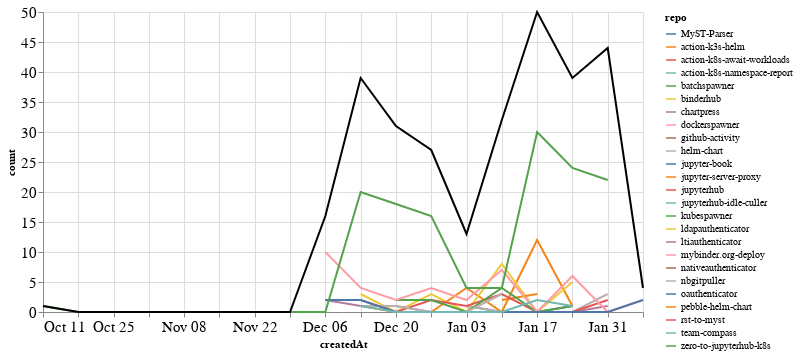

The notebook cell saved with this chart:
### Markdown cell above
### Comments

### Code cell
comments_time = comments.groupby('repo').resample('W', on='createdAt').count()['author'].reset_index()
comments_time = comments_time.rename(columns={'author': 'count'})
comments_time_total = comments_time.groupby('createdAt').agg({"count": "sum"}).reset_index()
ch1 = alt.Chart(comments_time, width=600).mark_line().encode(
    x='createdAt',
    y='count',
    color='repo',
    tooltip="repo"
)

ch2 = alt.Chart(comments_time_total, width=600).mark_line(color="black").encode(
    x='createdAt',
    y='count',
)

ch1 + ch2

### Figure 1 — Vega-Lite specification as saved in the notebook (floating-point values rounded to 4 significant figures)
{"config": {"axisLeft": {"labelFontSize": 15}, "axisBottom": {"labelFontSize": 15}}, "layer": [{"data": {"name": "data-405365d424d478535fbcb07affaf025f"}, "mark": "line", "encoding": {"color": {"type": "nominal", "field": "repo"}, "tooltip": {"type": "nominal", "field": "repo"}, "x": {"type": "temporal", "field": "createdAt"}, "y": {"type": "quantitative", "field": "count"}}, "width": 600}, {"data": {"name": "data-60e9bb810d8a1f03ad8d88623f9de038"}, "mark": {"type": "line", "color": "black"}, "encoding": {"x": {"type": "temporal", "field": "createdAt"}, "y": {"type": "quantitative", "field": "count"}}, "width": 600}], "$schema": "https://vega.github.io/schema/vega-lite/v4.8.1.json", "datasets": {"data-405365d424d478535fbcb07affaf025f": [{"repo": "MyST-Parser", "createdAt": "2021-01-03T00:00:00", "count": 1}, {"repo": "MyST-Parser", "createdAt": "2021-01-10T00:00:00", "count": 0}, {"repo": "MyST-Parser", "createdAt": "2021-01-17T00:00:00", "count": 0}, {"repo": "MyST-Parser", "createdAt": "2021-01-24T00:00:00", "count": 1}, {"repo": "action-k3s-helm", "createdAt": "2020-12-13T00:00:00", "count": 1}, {"repo": "action-k3s-helm", "createdAt": "2020-12-20T00:00:00", "count": 0}, {"repo": "action-k3s-helm", "createdAt": "2020-12-27T00:00:00", "count": 0}, {"repo": "action-k3s-helm", "createdAt": "2021-01-03T00:00:00", "count": 4}, {"repo": "action-k3s-helm", "createdAt": "2021-01-10T00:00:00", "count": 0}, {"repo": "action-k3s-helm", "createdAt": "2021-01-17T00:00:00", "count": 12}, {"repo": "action-k3s-helm", "createdAt": "2021-01-24T00:00:00", "count": 1}, {"repo": "action-k8s-await-workloads", "createdAt": "2021-01-31T00:00:00", "count": 4}, {"repo": "action-k8s-namespace-report", "createdAt": "2021-01-17T00:00:00", "count": 3}, {"repo": "batchspawner", "createdAt": "2021-01-31T00:00:00", "count": 8}, {"repo": "binderhub", "createdAt": "2020-12-13T00:00:00", "count": 3}, {"repo": "binderhub", "createdAt": "2020-12-20T00:00:00", "count": 0}, {"repo": "binderhub", "createdAt": "2020-12-27T00:00:00", "count": 3}, {"repo": "binderhub", "createdAt": "2021-01-03T00:00:00", "count": 0}, {"repo": "binderhub", "createdAt": "2021-01-10T00:00:00", "count": 8}, {"repo": "binderhub", "createdAt": "2021-01-17T00:00:00", "count": 0}, {"repo": "binderhub", "createdAt": "2021-01-24T00:00:00", "count": 5}, {"repo": "chartpress", "createdAt": "2020-12-06T00:00:00", "count": 2}, {"repo": "chartpress", "createdAt": "2020-12-13T00:00:00", "count": 1}, {"repo": "chartpress", "createdAt": "2020-12-20T00:00:00", "count": 1}, {"repo": "chartpress", "createdAt": "2020-12-27T00:00:00", "count": 0}, {"repo": "chartpress", "createdAt": "2021-01-03T00:00:00", "count": 0}, {"repo": "chartpress", "createdAt": "2021-01-10T00:00:00", "count": 0}, {"repo": "chartpress", "createdAt": "2021-01-17T00:00:00", "count": 0}, {"repo": "chartpress", "createdAt": "2021-01-24T00:00:00", "count": 0}, {"repo": "chartpress", "createdAt": "2021-01-31T00:00:00", "count": 1}, {"repo": "dockerspawner", "createdAt": "2020-12-20T00:00:00", "count": 7}, {"repo": "github-activity", "createdAt": "2020-12-13T00:00:00", "count": 1}, {"repo": "helm-chart", "createdAt": "2021-01-03T00:00:00", "count": 1}, {"repo": "helm-chart", "createdAt": "2021-01-10T00:00:00", "count": 0}, {"repo": "helm-chart", "createdAt": "2021-01-17T00:00:00", "count": 0}, {"repo": "helm-chart", "createdAt": "2021-01-24T00:00:00", "count": 0}, {"repo": "helm-chart", "createdAt": "2021-01-31T00:00:00", "count": 3}, {"repo": "jupyter-book", "createdAt": "2020-12-13T00:00:00", "count": 1}, {"repo": "jupyter-server-proxy", "createdAt": "2021-01-10T00:00:00", "count": 2}, {"repo": "jupyter-server-proxy", "createdAt": "2021-01-17T00:00:00", "count": 3}, {"repo": "jupyterhub", "createdAt": "2020-12-13T00:00:00", "count": 2}, {"repo": "jupyterhub", "createdAt": "2020-12-20T00:00:00", "count": 0}, {"repo": "jupyterhub", "createdAt": "2020-12-27T00:00:00", "count": 2}, {"repo": "jupyterhub", "createdAt": "2021-01-03T00:00:00", "count": 1}, {"repo": "jupyterhub", "createdAt": "2021-01-10T00:00:00", "count": 3}, {"repo": "jupyterhub", "createdAt": "2021-01-17T00:00:00", "count": 0}, {"repo": "jupyterhub", "createdAt": "2021-01-24T00:00:00", "count": 0}, {"repo": "jupyterhub", "createdAt": "2021-01-31T00:00:00", "count": 2}, {"repo": "jupyterhub-idle-culler", "createdAt": "2021-01-31T00:00:00", "count": 1}, {"repo": "kubespawner", "createdAt": "2020-12-20T00:00:00", "count": 2}, {"repo": "kubespawner", "createdAt": "2020-12-27T00:00:00", "count": 2}, {"repo": "kubespawner", "createdAt": "2021-01-03T00:00:00", "count": 0}, {"repo": "kubespawner", "createdAt": "2021-01-10T00:00:00", "count": 4}, {"repo": "kubespawner", "createdAt": "2021-01-17T00:00:00", "count": 0}, {"repo": "kubespawner", "createdAt": "2021-01-24T00:00:00", "count": 1}, {"repo": "ldapauthenticator", "createdAt": "2020-12-13T00:00:00", "count": 1}, {"repo": "ltiauthenticator", "createdAt": "2020-12-06T00:00:00", "count": 2}, {"repo": "mybinder.org-deploy", "createdAt": "2020-12-06T00:00:00", "count": 10}, {"repo": "mybinder.org-deploy", "createdAt": "2020-12-13T00:00:00", "count": 4}, {"repo": "mybinder.org-deploy", "createdAt": "2020-12-20T00:00:00", "count": 2}, {"repo": "mybinder.org-deploy", "createdAt": "2020-12-27T00:00:00", "count": 4}, {"repo": "mybinder.org-deploy", "createdAt": "2021-01-03T00:00:00", "count": 2}, {"repo": "mybinder.org-deploy", "createdAt": "2021-01-10T00:00:00", "count": 7}, {"repo": "mybinder.org-deploy", "createdAt": "2021-01-17T00:00:00", "count": 0}, {"repo": "mybinder.org-deploy", "createdAt": "2021-01-24T00:00:00", "count": 6}, {"repo": "mybinder.org-deploy", "createdAt": "2021-01-31T00:00:00", "count": 0}, {"repo": "mybinder.org-deploy", "createdAt": "2021-02-07T00:00:00", "count": 2}, {"repo": "nativeauthenticator", "createdAt": "2021-01-31T00:00:00", "count": 3}, {"repo": "nbgitpuller", "createdAt": "2020-12-13T00:00:00", "count": 1}, {"repo": "nbgitpuller", "createdAt": "2020-12-20T00:00:00", "count": 1}, {"repo": "nbgitpuller", "createdAt": "2020-12-27T00:00:00", "count": 0}, {"repo": "nbgitpuller", "createdAt": "2021-01-03T00:00:00", "count": 0}, {"repo": "nbgitpuller", "createdAt": "2021-01-10T00:00:00", "count": 3}, {"repo": "oauthenticator", "createdAt": "2020-12-06T00:00:00", "count": 2}, {"repo": "oauthenticator", "createdAt": "2020-12-13T00:00:00", "count": 2}, {"repo": "oauthenticator", "createdAt": "2020-12-20T00:00:00", "count": 0}, {"repo": "oauthenticator", "createdAt": "2020-12-27T00:00:00", "count": 0}, {"repo": "oauthenticator", "createdAt": "2021-01-03T00:00:00", "count": 0}, {"repo": "oauthenticator", "createdAt": "2021-01-10T00:00:00", "count": 0}, {"repo": "oauthenticator", "createdAt": "2021-01-17T00:00:00", "count": 0}, {"repo": "oauthenticator", "createdAt": "2021-01-24T00:00:00", "count": 0}, {"repo": "oauthenticator", "createdAt": "2021-01-31T00:00:00", "count": 0}, {"repo": "oauthenticator", "createdAt": "2021-02-07T00:00:00", "count": 2}, {"repo": "pebble-helm-chart", "createdAt": "2020-12-13T00:00:00", "count": 1}, {"repo": "rst-to-myst", "createdAt": "2021-01-10T00:00:00", "count": 1}, {"repo": "team-compass", "createdAt": "2020-12-13T00:00:00", "count": 1}, {"repo": "team-compass", "createdAt": "2020-12-20T00:00:00", "count": 0}, {"repo": "team-compass", "createdAt": "2020-12-27T00:00:00", "count": 0}, {"repo": "team-compass", "createdAt": "2021-01-03T00:00:00", "count": 0}, {"repo": "team-compass", "createdAt": "2021-01-10T00:00:00", "count": 0}, {"repo": "team-compass", "createdAt": "2021-01-17T00:00:00", "count": 2}, {"repo": "team-compass", "createdAt": "2021-01-24T00:00:00", "count": 1}, {"repo": "zero-to-jupyterhub-k8s", "createdAt": "2020-10-11T00:00:00", "count": 1}, {"repo": "zero-to-jupyterhub-k8s", "createdAt": "2020-10-18T00:00:00", "count": 0}, {"repo": "zero-to-jupyterhub-k8s", "createdAt": "2020-10-25T00:00:00", "count": 0}, {"repo": "zero-to-jupyterhub-k8s", "createdAt": "2020-11-01T00:00:00", "count": 0}, {"repo": "zero-to-jupyterhub-k8s", "createdAt": "2020-11-08T00:00:00", "count": 0}, {"repo": "zero-to-jupyterhub-k8s", "createdAt": "2020-11-15T00:00:00", "count": 0}, {"repo": "zero-to-jupyterhub-k8s", "createdAt": "2020-11-22T00:00:00", "count": 0}, {"repo": "zero-to-jupyterhub-k8s", "createdAt": "2020-11-29T00:00:00", "count": 0}, {"repo": "zero-to-jupyterhub-k8s", "createdAt": "2020-12-06T00:00:00", "count": 0}, {"repo": "zero-to-jupyterhub-k8s", "createdAt": "2020-12-13T00:00:00", "count": 20}, {"repo": "zero-to-jupyterhub-k8s", "createdAt": "2020-12-20T00:00:00", "count": 18}, {"repo": "zero-to-jupyterhub-k8s", "createdAt": "2020-12-27T00:00:00", "count": 16}, {"repo": "zero-to-jupyterhub-k8s", "createdAt": "2021-01-03T00:00:00", "count": 4}, {"repo": "zero-to-jupyterhub-k8s", "createdAt": "2021-01-10T00:00:00", "count": 4}, {"repo": "zero-to-jupyterhub-k8s", "createdAt": "2021-01-17T00:00:00", "count": 30}, {"repo": "zero-to-jupyterhub-k8s", "createdAt": "2021-01-24T00:00:00", "count": 24}, {"repo": "zero-to-jupyterhub-k8s", "createdAt": "2021-01-31T00:00:00", "count": 22}], "data-60e9bb810d8a1f03ad8d88623f9de038": [{"createdAt": "2020-10-11T00:00:00", "count": 1}, {"createdAt": "2020-10-18T00:00:00", "count": 0}, {"createdAt": "2020-10-25T00:00:00", "count": 0}, {"createdAt": "2020-11-01T00:00:00", "count": 0}, {"createdAt": "2020-11-08T00:00:00", "count": 0}, {"createdAt": "2020-11-15T00:00:00", "count": 0}, {"createdAt": "2020-11-22T00:00:00", "count": 0}, {"createdAt": "2020-11-29T00:00:00", "count": 0}, {"createdAt": "2020-12-06T00:00:00", "count": 16}, {"createdAt": "2020-12-13T00:00:00", "count": 39}, {"createdAt": "2020-12-20T00:00:00", "count": 31}, {"createdAt": "2020-12-27T00:00:00", "count": 27}, {"createdAt": "2021-01-03T00:00:00", "count": 13}, {"createdAt": "2021-01-10T00:00:00", "count": 32}, {"createdAt": "2021-01-17T00:00:00", "count": 50}, {"createdAt": "2021-01-24T00:00:00", "count": 39}, {"createdAt": "2021-01-31T00:00:00", "count": 44}, {"createdAt": "2021-02-07T00:00:00", "count": 4}]}}
